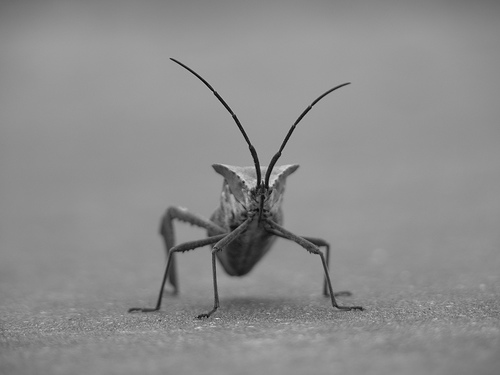
#> input picture Python数据分析/examples/stinkbug.png, 500 x 375 px
$ python -i scene.py   (imports and definitions only)   (older library calls are emulated)
#> lines starting #> are read from the running program, lines starting #| are printed output that depends on the picture; after the words box and inside, x2 and y2 are one past the last pixel; in counts of white or black regions, pixels touching at a corner belong together
#> further down, picture is the input picture: shape (375, 500, 3); min 0, max 217, mean 140.5
"""场景分类：白天 / 黄昏 / 夜景 / 室内，外加晚霞强度（0~1）。

依据物理量而不是像素统计阈值：
- 现场亮度 EV100（EXIF 光圈、快门、ISO 算出）：白天户外 10.5 以上，黄昏 6~10，夜景通常 < 5；
- 画面顶部 30% 的亮度中位数：夜景天空是黑的（L ≤ 20），黄昏、白天天空还亮（L ≥ 30）。
  灯火通明的夜景 EV 能到 7（和黄昏重叠），靠这一条分开。
- 晚霞：画面上 60% 范围内、平滑（不是纹理）、偏暖（Lab 色相 320°~80°）、有彩度的区域。
  强度按面积和彩度连续计算（面积 1%→4%、彩度 p90 20→26 平滑过渡），不做硬阈值：
  面积大、颜色浓的晚霞增强多，边缘情况只轻微增强。室内暖色墙面彩度低（p90≈20），自然落到 0。
标定：卡上 55 张人工标注照片（白天 17、晚霞 10、无霞黄昏 7、夜景 14、室内 7）。
"""
from dataclasses import dataclass

import cv2
import numpy as np


@dataclass
class Scene:
    kind: str            # "day" / "dusk" / "night" / "indoor"
    ev100: float         # 可能为 None
    top_L: float
    sky: float           # 平滑、与上边连通的区域占比
    glow: float          # 晚霞强度 0~1
    glow_area: float
    glow_chroma: float
    glow_mask: np.ndarray = None   # 原图尺寸 0~1（只在 glow > 0 时给）

    @property
    def label(self):
        name = {"day": "白天", "dusk": "黄昏", "night": "夜景", "indoor": "室内/近景"}[self.kind]
        ev = f"EV {self.ev100:.1f}，" if self.ev100 is not None else ""
        g = f"，晚霞 {self.glow:.2f}（面积 {self.glow_area:.1%}）" if self.glow > 0 else ""
        return f"{name}（{ev}顶部 L {self.top_L:.0f}）{g}"


def _smooth(x, lo, hi):
    t = np.clip((x - lo) / (hi - lo), 0, 1)
    return float(t * t * (3 - 2 * t))


def classify(image, ev100=None, work=600):
#> called with work = 600
    h0, w0 = image.shape[:2]
#> h0 = 375; w0 = 500
    s = work / max(h0, w0)
#> s = 1.2
    sm = cv2.resize(image, None, fx=s, fy=s, interpolation=cv2.INTER_AREA)
    lab = cv2.cvtColor(sm.astype(np.float32) / 255, cv2.COLOR_BGR2Lab)
#> lab: shape (450, 600, 3) float32; mean of channels 0, 1, 2 58.3, 0, 0
    L, a, b = lab[..., 0], lab[..., 1], lab[..., 2]
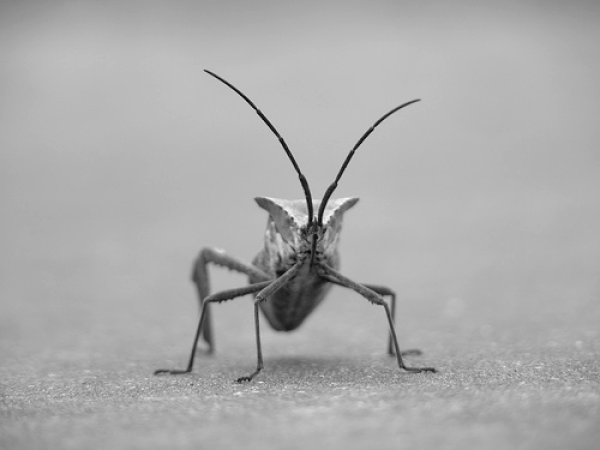
#> L: shape (450, 600) float32; min 0.275, max 86.22, mean 58.3; drawn with min black and max white
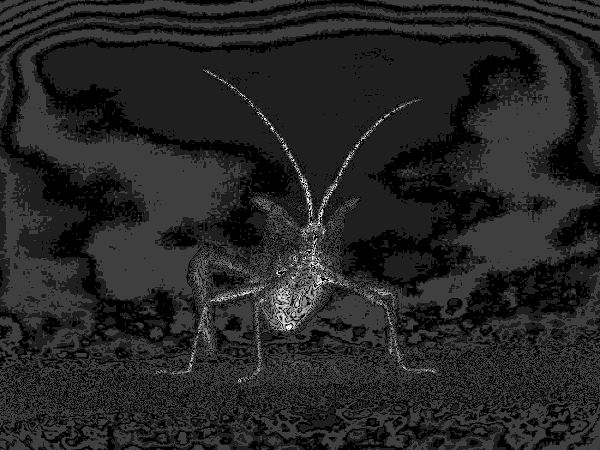
#> a: shape (450, 600) float32; min 0, max 0.125, mean 0.0183; drawn with min black and max white
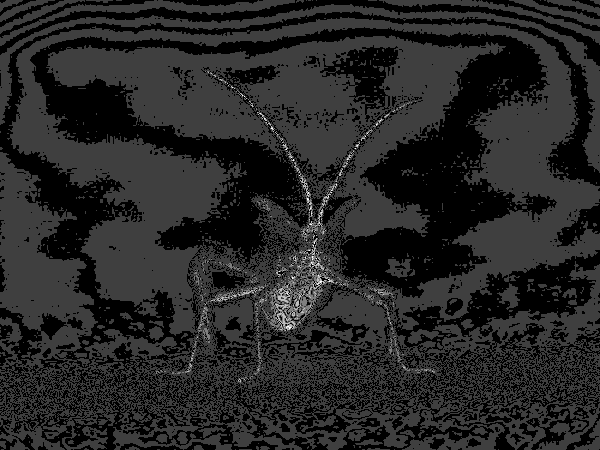
#> b: shape (450, 600) float32; min 0, max 0.0625, mean 0.00951; drawn with min black and max white
    H = L.shape[0]
#> H = 450
    C = np.hypot(a, b)
    hue = np.degrees(np.arctan2(b, a)) % 360
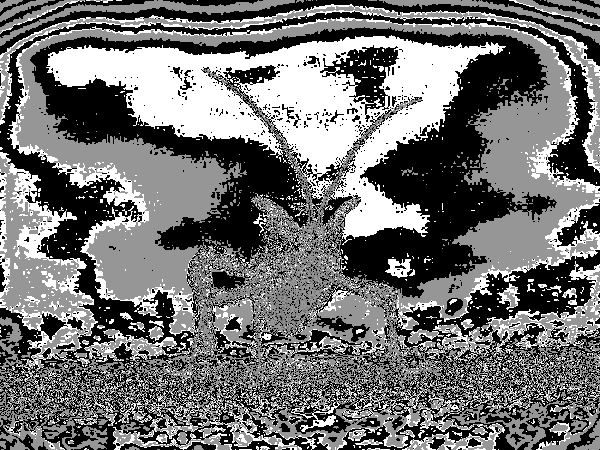
#> hue: shape (450, 600) float32; min 0, max 45, mean 20.1; drawn with min black and max white
    Lb = cv2.GaussianBlur(L, (0, 0), 1.5)
    tex = cv2.blur(np.hypot(cv2.Sobel(Lb, cv2.CV_32F, 1, 0), cv2.Sobel(Lb, cv2.CV_32F, 0, 1)), (7, 7))
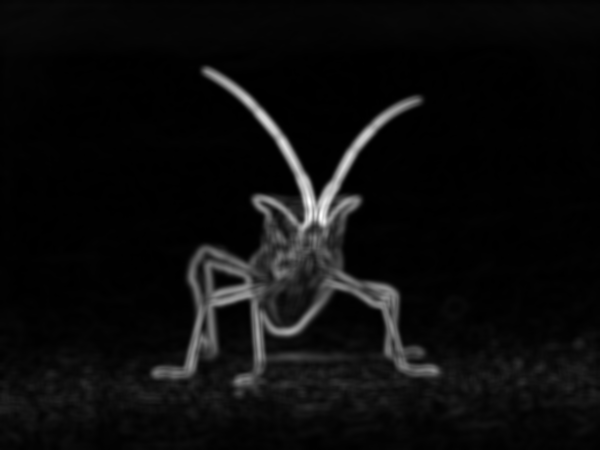
#> tex: shape (450, 600) float32; min 0.0148, max 76.87, mean 3.9; drawn with min black and max white
    top_L = float(np.median(L[:int(H * 0.3)]))
#> top_L = 62.43
    smooth = ((tex < 3.0) & (L > 12)).astype(np.uint8)
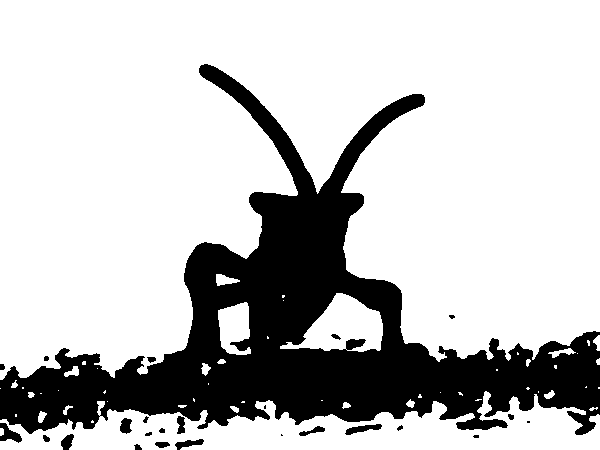
#> smooth: shape (450, 600); values 0 (black) and 1 (white), 76.3% white; 25 black regions (5 under 20 px), largest, box (x1, y1, x2, y2) and area: (0, 64, 600, 435) 62502, (0, 423, 22, 443) 224, (345, 424, 382, 435) 198
    n, cc, st, _ = cv2.connectedComponentsWithStats(smooth)
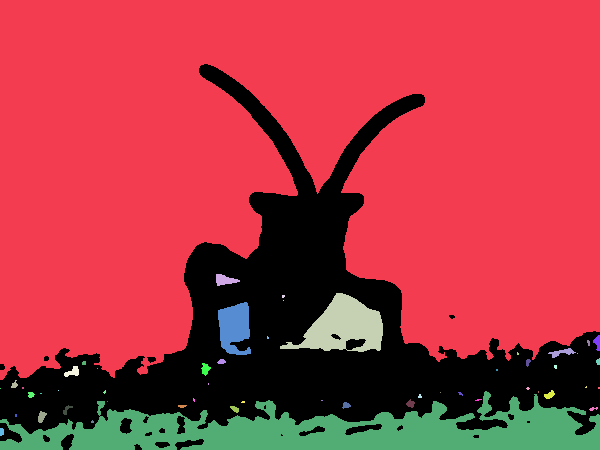
#> cc: shape (450, 600) int32; 54 distinct labels, from 0 to 53; one colour per label, 0 black
#> n = 54; st = 54 rows, first 6: [0, 64, 600, 386, 64005], [0, 0, 600, 380, 181887], [216, 274, 24, 12, 173], [280, 293, 103, 59, 3225], [282, 295, 3, 3, 8], [283, 300, 1, 1, 1]
    top_ids = [i for i in set(np.unique(cc[:3])) - {0} if st[i, cv2.CC_STAT_AREA] > cc.size * 0.01]
#> top_ids = [1]
    sky = float(np.isin(cc, top_ids).mean())
#> sky = 0.674

    if (ev100 is not None and (ev100 < 4.5 or (ev100 < 8 and top_L < 25))) or \
            (ev100 is None and top_L < 25 and np.median(L) < 20):
        kind = "night"
    elif ev100 is not None and ev100 >= 10.5:
        kind = "day"
    elif sky >= 0.03 or top_L >= 30:
        kind = "dusk" if ev100 is not None else ("day" if top_L >= 60 else "dusk")
#> kind = 'day'
    else:
        kind = "indoor"

    up = np.zeros_like(L, bool)
    up[:int(H * 0.6)] = True
    warm = ((hue >= 320) | (hue <= 80)) & (C > 12) & (L > 15) & (tex < 4) & up
#> warm: shape (450, 600) bool; every value is 0
    area = float(warm.mean())
#> area = 0
    chroma = float(np.percentile(C[warm], 90)) if warm.sum() > 20 else 0.0
#> chroma = 0
    glow = 0.0 if kind in ("night", "indoor") else _smooth(area, 0.01, 0.04) * _smooth(chroma, 20, 26)
#> glow = 0
    mask = None
    if glow > 0:
        m = cv2.GaussianBlur(warm.astype(np.float32), (0, 0), 4)
        mask = cv2.resize(np.clip(m * 1.5, 0, 1), (w0, h0), interpolation=cv2.INTER_LINEAR)
    return Scene(kind, ev100, top_L, sky, glow, area, chroma, mask)

>>> import cv2
>>> picture = cv2.imread('../../../Python数据分析/examples/stinkbug.png')
>>> result = classify(picture)
